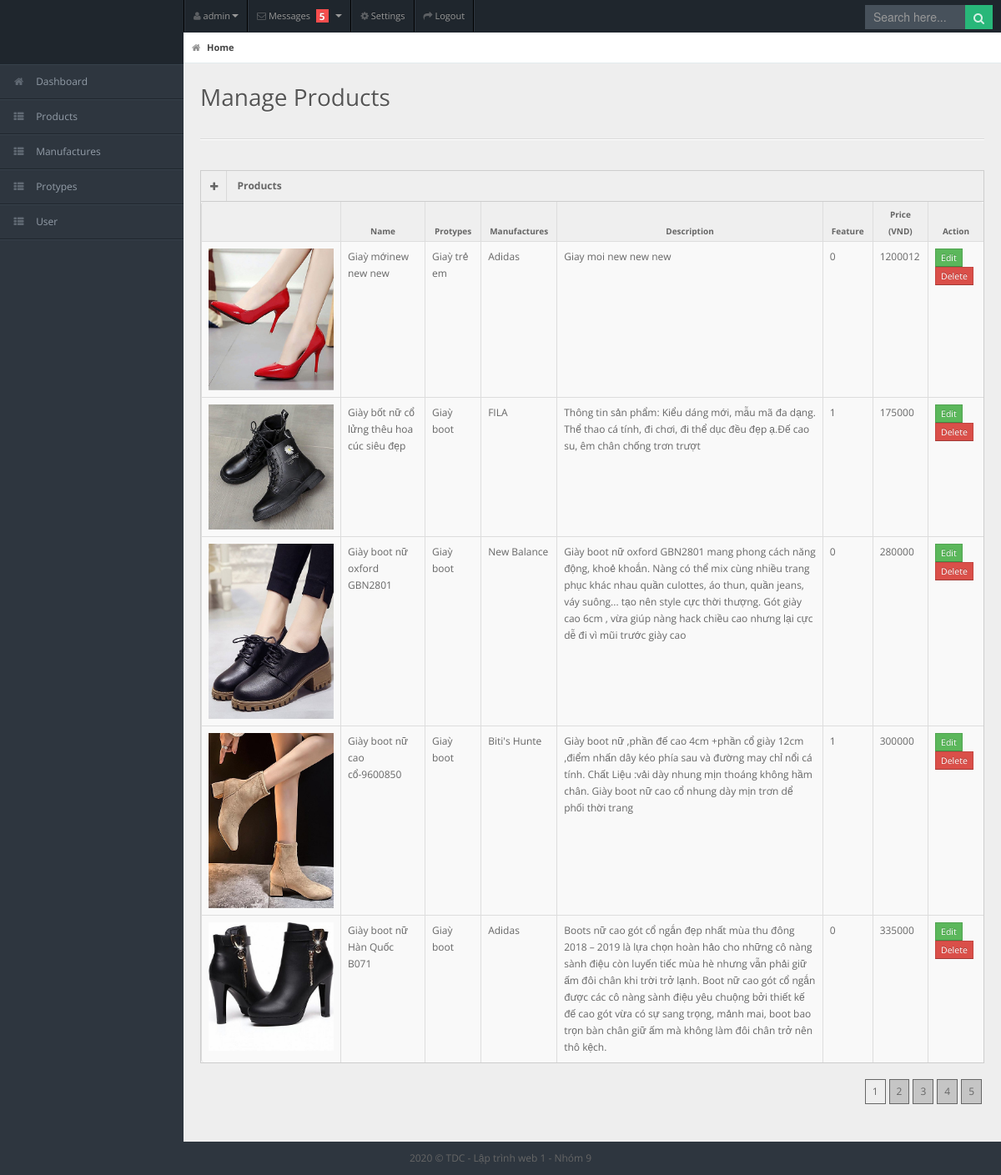
Page /products.php (signed in) on the committed database.
### tables this page shows
CREATE TABLE IF NOT EXISTS `products` (
  `ID` int(11) NOT NULL AUTO_INCREMENT,
  `Name` varchar(100) NOT NULL,
  `image` varchar(150) NOT NULL,
  `description` text NOT NULL,
  `manu_ID` int(11) NOT NULL,
  `price` int(11) NOT NULL,
  `type_ID` int(11) NOT NULL,
  `KhuyenMai` varchar(200) DEFAULT NULL,
  `image2` varchar(150) NOT NULL,
  `image3` varchar(150) NOT NULL,
  `image1` varchar(150) NOT NULL,
  `ThongSoKT` varchar(500) NOT NULL,
  `create_at` timestamp NOT NULL DEFAULT CURRENT_TIMESTAMP ON UPDATE CURRENT_TIMESTAMP,
  `feature` tinyint(4) NOT NULL,
  `new` int(11) NOT NULL,
  `disc` int(11) NOT NULL,
  PRIMARY KEY (`ID`)
);

CREATE TABLE IF NOT EXISTS `protypes` (
  `type_ID` int(11) NOT NULL AUTO_INCREMENT,
  `type_name` varchar(100) NOT NULL,
  `type_img` varchar(100) NOT NULL,
  PRIMARY KEY (`type_ID`)
);

CREATE TABLE IF NOT EXISTS `manufactures` (
  `manu_ID` int(11) NOT NULL AUTO_INCREMENT,
  `manu_name` varchar(100) NOT NULL,
  `manu_img` varchar(100) NOT NULL,
  PRIMARY KEY (`manu_ID`)
);

### models/Db.php (called while the page is built, shortened)
<?php
class Db
{
    public static $connection = NULL;
    public function __construct()
    {
        if (!self::$connection) {
            self::$connection = new mysqli('localhost', 'root', '', 'mydb_nhom9');
            self::$connection->set_charset('utf8');
        }
        return self::$connection;
    }
}

### products.php (the view, shortened to what this page needs)
<?php
require "./models/Db.php";
require "./models/admin.php";
$db = new Admin();
$products = new Products;
if(isset( $_GET['key'])) {
    $key = $_GET['key'];
    $getPro = $products->search($key);
    $base_url = $_SERVER['PHP_SELF'] . "?key=$key";
    if (isset($_GET['page'])) {
        $page = $_GET['page'];
    } else {
        $page = 1;
    }
    $per_page = 6;
    $allproduct = $products->listProductSearch($key, $page, $per_page);
    $total_row = count($getPro);
    $phantrang = $products->phantrang1($base_url, $total_row, $page, $per_page);
} else {
    $total_rows = $db->count('products');
    $per_page = 5;
    if (isset($_GET['page'])) {
        $page = $_GET['page'];
    } else {
        $page = 1;
    }
    $allproduct = $db->getAllProduct($page, $per_page);
}
?>
<?php
	include 'headeradmin.php';
?>
<div id="content">
    <div id="content-header">
        <div id="breadcrumb"> <a href="index.php" title="Go to Home" class="tip-bottom current"><i
                    class="icon-home"></i> Home</a></div>
        <h1>Manage Products</h1>
    </div>
    <div class="container-fluid">
        <hr>
        <div class="row-fluid">
            <div class="span12">
                <div class="widget-box">
                    <div class="widget-title"> <span class="icon"><a href="frmaddproduct.php"> <i class="icon-plus"></i>
                            </a></span>
                        <h5>Products</h5>
                    </div>
                    <div class="widget-content nopadding">
                        <table class="table table-bordered table-striped">
                            <thead>
                                <tr>
                                    <th></th>
                                    <th>Name</th>
                                    <th>Protypes</th>
                                    <th>Manufactures</th>
                                    <th>Description</th>
                                    <th>Feature</th>
                                    <th>Price (VND)</th>
                                    <th>Action</th>
                                </tr>
                            </thead>
                            <tbody>
                                <?php
									foreach ($allproduct as $row) {
										?>
                                <tr class="">
                                    <td style="width: 150px; height: 150px"><img
                                            src="template/images/<?php echo $row['image'] ?>"></td>
                                    <td><?php echo $row['Name'] ?></td>
                                    <td><?php echo $row['type_name'] ?></td>
                                    <td><?php echo $row['manu_name'] ?></td>
                                    <td><?php echo $row['description'] ?></td>
                                    <td><?php echo $row['feature'] ?></td>
                                    <td><?php echo $row['price'] ?></td>
                                    <td>
                                        <a href="frmeditroduct.php?id=<?php echo $row['ID'] ?>"
                                            class="btn btn-success btn-mini">Edit</a>
                                        <form method="post" action="indexadmin.php">
                                            <a href="xoa.php?id=<?php echo $row['ID'] ?>"
                                                class="btn btn-danger btn-mini">Delete</a>
                                        </form>
                                    </td>
                                </tr>
                                <?php } ?>
                            </tbody>
                        </table>
                        <?php
                            if(isset( $_GET['key']))  {?>
                                <div class="phantrang" style="text-align: center">
                                    <ul class="pagination">
                                        <?php echo $phantrang; ?>
                                    </ul>
                                </div>
                            <?php } else {?>
                                <div class="phantrang">
                                    <ul class="pagination" style="float: right">
                                        <?php $base_url = $_SERVER['PHP_SELF'] . "?";
                                        echo $db->create_links($base_url, $total_rows, $page, $per_page); ?>
                                    </ul>
                                </div>
                            <?php } ?>
                    </div>
                </div>
            </div>
        </div>
    </div>
</div>
<?php
	include 'footeradmin.php';
?>

### template/admin/css/matrix-style.css (style rules this page uses)
* { outline:none !important; -moz-outline: none !important; }
html, body { height:100% }
body { overflow-x: hidden; margin-top: -10px; font-family: 'Open Sans', sans-serif; font-size:12px; color:#666; }
a { color:#666; }
select, textarea, input[type="text"], input[type="password"], input[type="datetime"], input[type="datetime-local"], input[type="date"], input[type="month"], input[type="time"], input[type="week"], input[type="number"], input[type="email"], input[type="url"], input[type="search"], input[type="tel"], input[type="color"], .uneditable-input, .label, .dropdown-menu, .btn, .well, .progress, .table-bordered, .btn-group > .btn:first-child, .btn-group > .btn:last-child, .btn-group > .btn:last-child, .btn-group > .dropdown-toggle, .alert { border-radius:0px; }
.btn, textarea, input[type="text"], input[type="password"], input[type="datetime"], input[type="datetime-local"], input[type="date"], input[type="month"], input[type="time"], input[type="week"], input[type="number"], input[type="email"], input[type="url"], input[type="search"], input[type="tel"], input[type="color"], .uneditable-input { box-shadow:none; }
.progress, .progress-success .bar, .progress .bar-success, .progress-warning .bar, .progress .bar-warning, .progress-danger .bar, .progress .bar-danger, .progress-info .bar, .progress .bar-info, .btn, .btn-primary { background-image:none; }
hr { border-top-color:#dadada; }
.table-striped form { display: inline; }
#content { background: none repeat scroll 0 0 #eeeeee; margin-left: 220px; margin-right: 0; padding-bottom: 25px; position: relative; min-height:100%; width: auto; }
#content-header { position: abslute; width: 100%; margin-top: -38px; z-index: 20; }
#content-header h1 { color: #555555; font-size: 28px; font-weight: normal; float: none; text-shadow: 0 1px 0 #ffffff; margin-left: 20px; position: relative; }
#content-header h1, #content-header .btn-group { margin-top: 20px; }
#breadcrumb { background-color: #fff; border-bottom: 1px solid #e3ebed; }
#breadcrumb a { padding: 8px 20px 8px 10px; display: inline-block; background-position: center right; background-repeat: no-repeat; font-size: 11px; color: #666666; }
#breadcrumb a:last-child { background-image:none; }
#breadcrumb a.current { font-weight: bold; color: #444444; }
#breadcrumb a i { margin-right: 5px; opacity: .6; }
.stat-boxes .peity_bar_good, .stat-boxes .peity_line_good, { color: #459D1C; }
.widget-box { background: none repeat scroll 0 0 #F9F9F9; border-left: 1px solid #CDCDCD; border-top: 1px solid #CDCDCD; border-right: 1px solid #CDCDCD; clear: both; margin-top: 16px; margin-bottom: 16px; position: relative; }
.widget-title, .modal-header, .table th, div.dataTables_wrapper .ui-widget-header { background:#efefef; border-bottom: 1px solid #CDCDCD; height: 36px; }
.widget-title span.icon { padding: 9px 10px 7px 11px; float: left; border-right:1px solid #dadada; }
.widget-title h5 { color: #666; float: left; font-size: 12px; font-weight: bold; padding: 12px; line-height: 12px; margin: 0; }
.widget-content { padding:15px; border-bottom: 1px solid #cdcdcd; }
.table th { height: auto; font-size: 10px; padding: 5px 10px 2px; border-bottom: 0; text-align: center; color: #666666; }
.nopadding { padding: 0 !important; }
.nopadding .table { margin-bottom: 0; }
.nopadding .table-bordered { border: 0; }
form { margin-bottom: 0; }

### template/admin/css/matrix-media.css (style rules this page uses)
body { background:#2E363F; }

### rows in the picture
products: image (picture), Name "Giaỳ mớinew new new", type_ID.type_name "Giaỳ trẻ em", manu_ID.manu_name "Adidas", description "Giay moi new new new", feature "0", price "1200012"
products: image (picture), Name "Giày bốt nữ cổ lửng thêu hoa cúc siêu đẹp", type_ID.type_name "Giaỳ boot", manu_ID.manu_name "FILA", description "Thông tin sản phẩm: Kiểu dáng mới, mẫu mã đa dạng. Thể thao cá tính, đi chơi, đi thể dục đều đẹp ạ.Đế cao su, êm chân chống trơn trượt", feature "1", price "175000"
products: image (picture), Name "Giày boot nữ oxford GBN2801", type_ID.type_name "Giaỳ boot", manu_ID.manu_name "New Balance", description "Giày boot nữ oxford GBN2801 mang phong cách năng động, khoẻ khoắn. Nàng có thể mix cùng nhiều trang phục khác nhau quần culottes, áo thun, quần jeans, váy suông... tạo nên style cực thời thượng. Gót giày cao 6cm , vừa giúp nàng hack chiều cao nhưng lại cực dễ đi vì mũi trước giày cao", feature "0", price "280000"
products: image (picture), Name "Giày boot nữ cao cổ-9600850", type_ID.type_name "Giaỳ boot", manu_ID.manu_name "Biti's Hunte", description "Giày boot nữ ,phần đế cao 4cm +phần cổ giày 12cm ,điểm nhấn dây kéo phía sau và đường may chỉ nổi cá tính. Chất Liệu :vải dày nhung mịn thoáng không hầm chân. Giày boot nữ cao cổ nhung dày mịn trơn dể phối thời trang", feature "1", price "300000"
products: image (picture), Name "Giày boot nữ Hàn Quốc B071", type_ID.type_name "Giaỳ boot", manu_ID.manu_name "Adidas", description "Boots nữ cao gót cổ ngắn đẹp nhất mùa thu đông 2018 – 2019 là lựa chọn hoàn hảo cho những cô nàng sành điệu còn luyến tiếc mùa hè nhưng vẫn phải giữ ấm đôi chân khi trời trở lạnh. Boot nữ cao gót cổ ngắn được các cô nàng sành điệu yêu chuộng bởi thiết kế đế cao gót vừa có sự sang trọng, mảnh mai, boot bao trọn bàn chân giữ ấm mà không làm đôi chân trở nên thô kệch.", feature "0", price "335000"

### other values in the picture
$_SESSION['username'] "admin"
